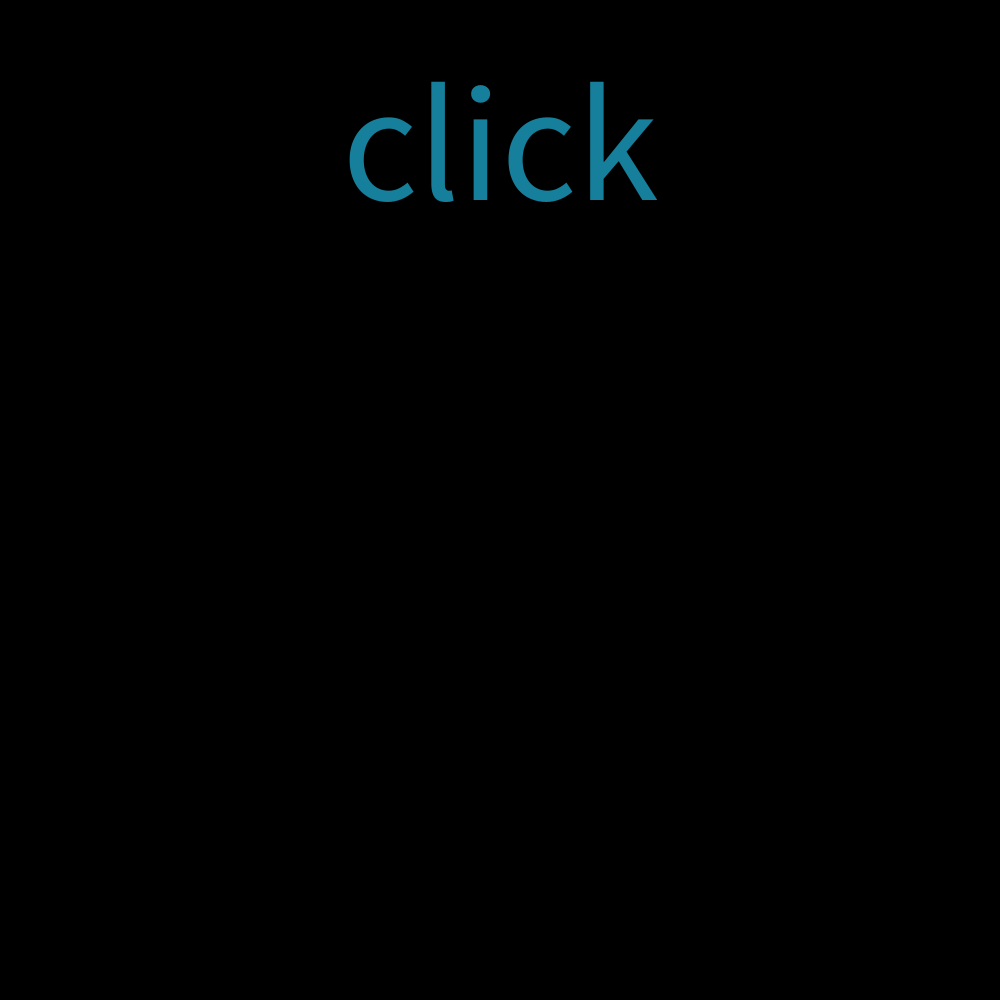
Frame 1 (no input)
Frame 60 (the mouse pressed at the canvas centre just before this capture): identical to frame 1, image omitted
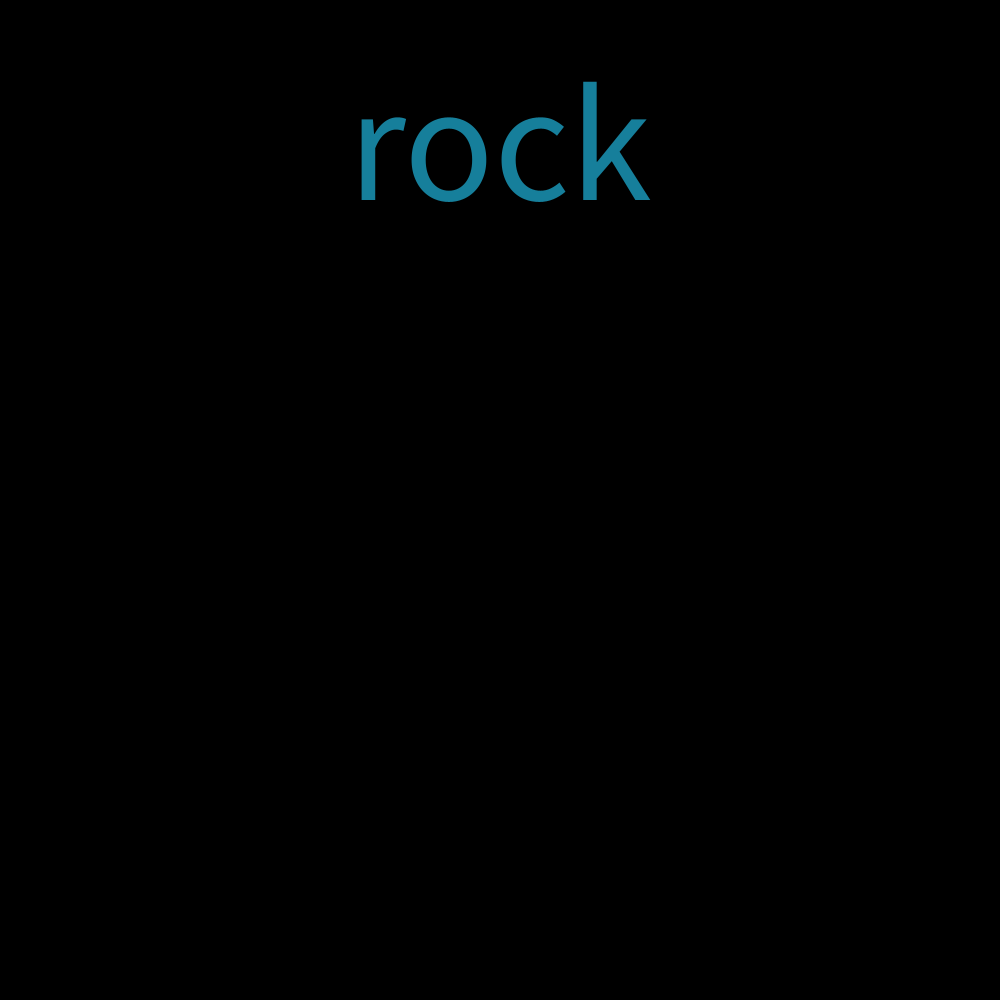
Frame 120 (the mouse held since frame 60 and released just before this capture)

The Processing sketch that drew these frames (run headless with seeded random() and noise(); from frame 60 on, the mouse is pressed at the canvas centre):

// Processing sketch: rock_paper_scissors_automatic
// ── rock_paper_scissors_automatic.pde
int hand;
int start = 0;
float r = random(100, 255);
float g = random(100, 255);
float b = random(100, 255);
void setup() {
  size(1000, 1000);
}
void mousePressed() {
  if (start == 4) {
    hand = int(random(3));
  }
  start++;
  if (start==5) {
    start =  1;
    r = random(100, 255);
    g = random(100, 255);
    b = random(100, 255);
  }
  println(hand, start);
}
void draw() {
  background(000);
  textSize(width/6);
  textAlign(CENTER);
  fill(#167F9B);
  if (start == 0) {
    text("click", width/2, 0+height/5);
  }
  if (start == 1) {
    text("rock", width/2, 0+height/5);
  } else if (start == 2) {
    text("paper", width/2, 0+height/5);
  } else if (start == 3) {
    text("scissors", width/2, 0+height/5);
  } else if (start ==4) {
    text("shoot", width/2, 0+height/5);
  }
  textSize(width/4);
  fill(r, g, b);
  if (hand==0&&start==4) {
    text("Rock", width/2, height/2);
  } else if (hand==1&&start==4) {
    text("Paper", width/2, height/2);
  } else if (hand ==2&&start==4) {
    text("Scissors", width/2, height/2);
  }
}
